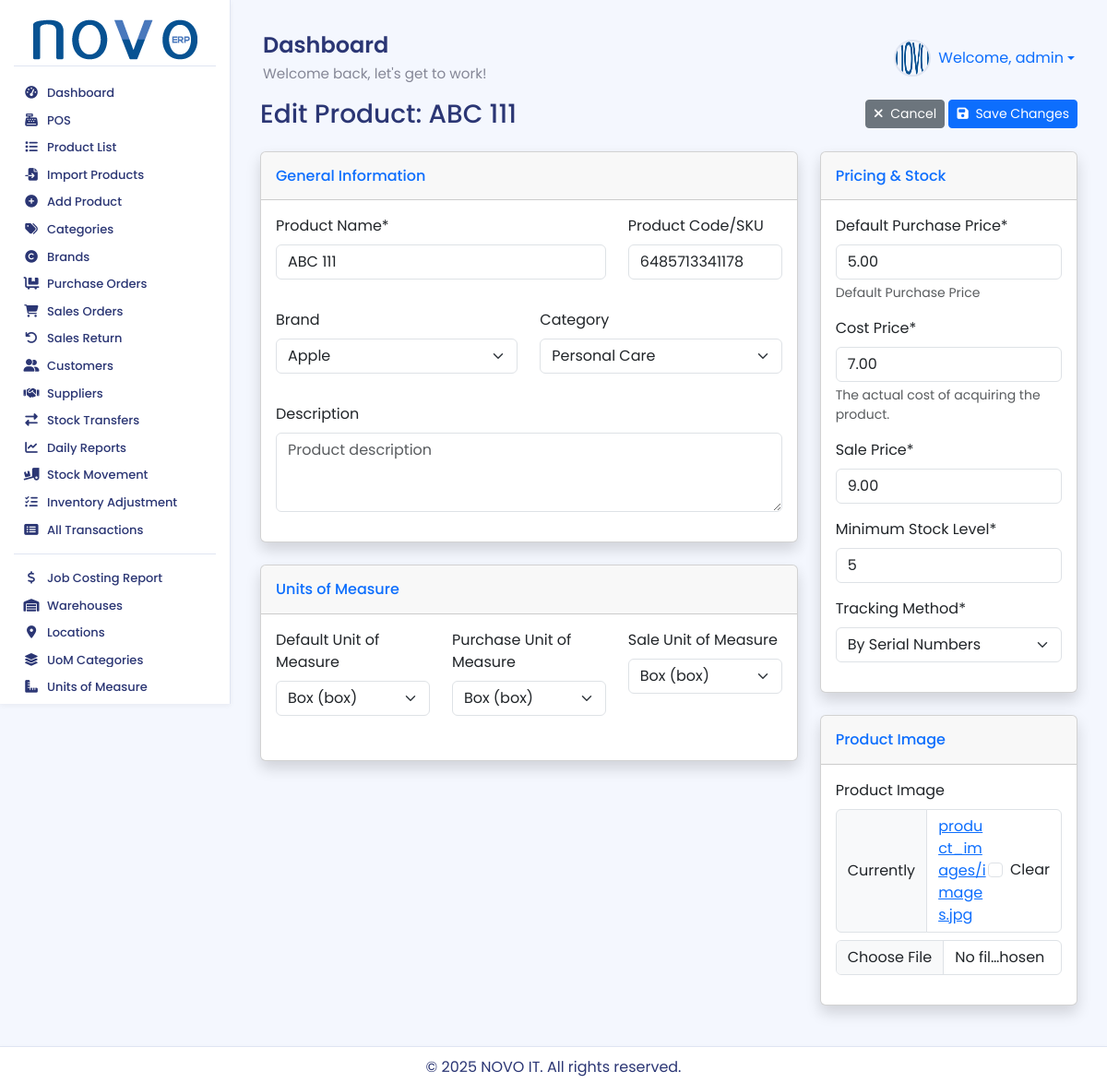
The page /products/products/1/edit/ (signed in) on the database its author committed.
### accounts/models.py (models this page shows, shortened)
class User(AbstractUser):
    warehouse = models.ForeignKey(
        Warehouse,
        on_delete=models.SET_NULL,
        null=True,
        blank=True,
        related_name='users', # এই গুদামের সাথে যুক্ত ইউজারদের সহজে খুঁজে পাওয়ার জন্য
        verbose_name="Assigned Warehouse" # অ্যাডমিন প্যানেলে প্রদর্শনের জন্য
    )
    class Meta:
        verbose_name = "User"
        verbose_name_plural = "Users"

### products/models.py (models this page shows, shortened)
class Product(models.Model):
    TRACKING_CHOICES = [
        ('none', 'Not Tracked'),
        ('lot', 'By Lots/Batches'),
        ('serial', 'By Serial Numbers'),
    ]
    tracking_method = models.CharField(max_length=10, choices=TRACKING_CHOICES, default='none', verbose_name="Tracking Method")
    product_code = models.CharField(max_length=100, unique=True, blank=True, null=True, verbose_name="Product Code/SKU")
    name = models.CharField(max_length=200, unique=True)
    category = models.ForeignKey(Category, on_delete=models.SET_NULL, null=True, blank=True)
    brand = models.ForeignKey(Brand, on_delete=models.SET_NULL, null=True, blank=True)
    supplier = models.ForeignKey('partners.Supplier', on_delete=models.SET_NULL, null=True, blank=True, related_name='products_supplied')
    description = models.TextField(blank=True, null=True)
    price = models.DecimalField(max_digits=10, decimal_places=2, help_text="Default Purchase Price")
    sale_price = models.DecimalField(max_digits=10, decimal_places=2, default=0.00)
    cost_price = models.DecimalField(
        max_digits=10,
        decimal_places=2,
        default=0.00,
        help_text="The actual cost of acquiring the product."
    )
    min_stock_level = models.PositiveIntegerField(default=5)
    image = models.ImageField(upload_to='product_images/', blank=True, null=True)
    barcode = models.ImageField(upload_to='barcodes/', blank=True, null=True, verbose_name="Barcode Image")
    unit_of_measure = models.ForeignKey(UnitOfMeasure, on_delete=models.SET_NULL, null=True, blank=True, related_name='products_by_uom')
    purchase_unit_of_measure = models.ForeignKey(UnitOfMeasure, on_delete=models.SET_NULL, null=True, blank=True, related_name='products_by_purchase_uom')
    sale_unit_of_measure = models.ForeignKey(UnitOfMeasure, on_delete=models.SET_NULL, null=True, blank=True, related_name='products_by_sale_uom')
    STATUS_CHOICES = [('in_stock', 'In Stock'), ('low_stock', 'Low Stock'), ('out_of_stock', 'Out of Stock')]
    status = models.CharField(max_length=20, choices=STATUS_CHOICES, default='out_of_stock')
    is_active = models.BooleanField(default=True)
    created_at = models.DateTimeField(auto_now_add=True)
    updated_at = models.DateTimeField(auto_now=True)
    class Meta:
        db_table = 'inventory_product'
        verbose_name_plural = "Products"

### products/views.py (the view)
# urls.py: path('products/<int:pk>/edit/', views.edit_product, name='edit_product'),
@login_required
@permission_required('products.change_product', login_url='/admin/')
def edit_product(request, pk):
    product = get_object_or_404(Product, pk=pk)
    if request.method == 'POST':
        form = ProductForm(request.POST, request.FILES, instance=product)
        if form.is_valid():
            form.save()
            return redirect('products:product_list')
    else:
        form = ProductForm(instance=product)
    return render(request, 'products/edit_product.html', {'form': form, 'title': f'Edit Product: {product.name}'})

### products/models.py (called while the page is built)
    def __str__(self):
        return self.name

    def __str__(self):
        return self.name

    def __str__(self):
        if self.short_code:
            return f"{self.name} ({self.short_code})"
        return self.name

### products/templates/products/edit_product.html (shortened to what this page needs)
{% extends 'base.html' %}
{% load crispy_forms_tags %}
{% block content %}
<div class="container-fluid">
    <form method="post" enctype="multipart/form-data">
        <div class="d-sm-flex align-items-center justify-content-between mb-4">
            <h1 class="h3 mb-0 text-gray-800">{{ title }}</h1>
            <div>
                <a href="{% url 'products:product_list' %}" class="btn btn-secondary btn-sm">
                    <i class="fas fa-times me-1"></i> Cancel
                </a>
                <button type="submit" class="btn btn-primary btn-sm">
                    <i class="fas fa-save me-1"></i> Save Changes
                </button>
            </div>
        </div>
        <div class="row">
            <div class="col-lg-8">
                <div class="card shadow mb-4">
                    <div class="card-header py-3">
                        <h6 class="m-0 font-weight-bold text-primary">General Information</h6>
                    </div>
                    <div class="card-body">
                        <div class="row">
                            <div class="col-md-8 mb-3">{{ form.name|as_crispy_field }}</div>
                            <div class="col-md-4 mb-3">{{ form.product_code|as_crispy_field }}</div>
                        </div>
                        <div class="row">
                            <div class="col-md-6 mb-3">{{ form.brand|as_crispy_field }}</div>
                            <div class="col-md-6 mb-3">{{ form.category|as_crispy_field }}</div>
                        </div>
                        <div class="mb-3">{{ form.description|as_crispy_field }}</div>
                    </div>
                </div>
                <div class="card shadow mb-4">
                    <div class="card-header py-3">
                        <h6 class="m-0 font-weight-bold text-primary">Units of Measure</h6>
                    </div>
                    <div class="card-body">
                        <div class="row">
                            <div class="col-md-4 mb-3">{{ form.unit_of_measure|as_crispy_field }}</div>
                            <div class="col-md-4 mb-3">{{ form.purchase_unit_of_measure|as_crispy_field }}</div>
                            <div class="col-md-4 mb-3">{{ form.sale_unit_of_measure|as_crispy_field }}</div>
                        </div>
                    </div>
                </div>
            </div>
            <div class="col-lg-4">
                <div class="card shadow mb-4">
                    <div class="card-header py-3">
                        <h6 class="m-0 font-weight-bold text-primary">Pricing & Stock</h6>
                    </div>
                    <div class="card-body">
                        <div class="mb-3">{{ form.price|as_crispy_field }}</div>
                        <div class="mb-3">{{ form.cost_price|as_crispy_field }}</div> <div class="mb-3">{{ form.sale_price|as_crispy_field }}</div>
                        <div class="mb-3">{{ form.min_stock_level|as_crispy_field }}</div>
                        <div class="mb-3">{{ form.tracking_method|as_crispy_field }}</div>
                    </div>
                </div>
                <div class="card shadow mb-4">
                    <div class="card-header py-3">
                        <h6 class="m-0 font-weight-bold text-primary">Product Image</h6>
                    </div>
                    <div class="card-body">
                        {{ form.image|as_crispy_field }}
                    </div>
                </div>
            </div>
        </div>
    </form>
</div>
{% endblock %}

### inventory_system/templates/base.html (shortened to what this page needs)
{% load static %}
<!DOCTYPE html>
<html lang="en">
<head>
    <link href="https://cdn.jsdelivr.net/npm/select2@4.1.0-rc.0/dist/css/select2.min.css" rel="stylesheet" />
    <link href="https://cdn.jsdelivr.net/npm/bootstrap@5.3.3/dist/css/bootstrap.min.css" rel="stylesheet">
    <link rel="stylesheet" href="https://cdnjs.cloudflare.com/ajax/libs/font-awesome/6.4.0/css/all.min.css">
    <link rel="stylesheet" href="{% static 'css/style.css' %}">
</head>
<body>
<div class="wrapper">
    {% if user.is_authenticated %}
    <aside class="sidebar-nav">
        <div class="sidebar-header">
            <a href="{% url 'dashboard' %}">
                <img src="{% static 'images/logo.png' %}" alt="NOVO ERP Logo">
            </a>
        </div>
        <ul class="sidebar-menu">
            {% with user.groups.all|join:", " as user_groups %}
            {% if 'POS Sales Staff' in user_groups %}
                <li><a href="{% url 'pos:pos_view' %}"><i class="fas fa-cash-register fa-fw"></i> <span>POS</span></a></li>
                <li><a href="{% url 'products:product_list' %}"><i class="fas fa-list fa-fw"></i> <span>Product List</span></a></li>
            {% elif user.is_superuser %}
                <li><a href="{% url 'dashboard' %}"><i class="fas fa-tachometer-alt fa-fw"></i> <span>Dashboard</span></a></li>
                <li><a href="{% url 'pos:pos_view' %}"><i class="fas fa-cash-register fa-fw"></i> <span>POS</span></a></li>
                <li><a href="{% url 'products:product_list' %}"><i class="fas fa-list fa-fw"></i> <span>Product List</span></a></li>
                <li><a href="{% url 'products:import_products' %}"><i class="fas fa-file-import fa-fw"></i> <span>Import Products</span></a></li>
                <li><a href="{% url 'products:add_product' %}"><i class="fas fa-plus-circle fa-fw"></i> <span>Add Product</span></a></li>
                <li><a href="{% url 'products:category_list' %}"><i class="fas fa-tags fa-fw"></i> <span>Categories</span></a></li>
                <li><a href="{% url 'products:brand_list' %}"><i class="fas fa-copyright fa-fw"></i> <span>Brands</span></a></li>
                <li><a href="{% url 'purchase:purchase_order_list' %}"><i class="fas fa-dolly-flatbed fa-fw"></i> <span>Purchase Orders</span></a></li>
                <li><a href="{% url 'sales:sales_order_list' %}"><i class="fas fa-shopping-cart fa-fw"></i> <span>Sales Orders</span></a></li>
                <li><a href="{% url 'sales:create_sales_return' %}"><i class="fas fa-undo fa-fw"></i> <span>Sales Return</span></a></li>
                <li><a href="{% url 'partners:customer_list' %}"><i class="fas fa-user-friends fa-fw"></i> <span>Customers</span></a></li>
                <li><a href="{% url 'partners:supplier_list' %}"><i class="fas fa-handshake fa-fw"></i> <span>Suppliers</span></a></li>
                <li><a href="{% url 'purchase:stock_transfer_request_list' %}"><i class="fas fa-exchange-alt fa-fw"></i> <span>Stock Transfers</span></a></li>
                <li><a href="{% url 'reports:daily_sales_report' %}"><i class="fas fa-chart-line fa-fw"></i> <span>Daily Reports</span></a></li>
                <li><a href="{% url 'stock:stock_movement_report' %}"><i class="fas fa-truck-loading fa-fw"></i> <span>Stock Movement</span></a></li>
                <li><a href="{% url 'stock:inventory_adjustment' %}"><i class="fas fa-tasks fa-fw"></i> <span>Inventory Adjustment</span></a></li>
                <li><a href="{% url 'stock:transaction_list' %}"><i class="fas fa-list-alt fa-fw"></i> <span>All Transactions</span></a></li>
                <div class="sidebar-divider"></div>
                <li><a href="{% url 'costing:job_costing_report' %}"><i class="fas fa-dollar-sign fa-fw"></i> <span>Job Costing Report</span></a></li>
                <li><a href="{% url 'stock:warehouse_list' %}"><i class="fas fa-warehouse fa-fw"></i> <span>Warehouses</span></a></li>
                <li><a href="{% url 'stock:location_list' %}"><i class="fas fa-map-marker-alt fa-fw"></i> <span>Locations</span></a></li>
                <li><a href="{% url 'products:uom_category_list' %}"><i class="fas fa-layer-group fa-fw"></i> <span>UoM Categories</span></a></li>
                <li><a href="{% url 'products:unit_of_measure_list' %}"><i class="fas fa-ruler-combined fa-fw"></i> <span>Units of Measure</span></a></li>
                <li><a href="{% url 'management:backup_restore' %}"> <span>Backup/Restore</span></a></li>
            {% endif %}
            {% endwith %}
        </ul>
    </aside>
    {% endif %}
    <div class="main-content">
        {% if user.is_authenticated %}
        <header class="header">
            <div class="header-title">
                <h1>{% block page_title %}Dashboard{% endblock %}</h1>
                <p>Welcome back, let's get to work!</p>
            </div>
            <div class="d-flex align-items-center">
                <div class="user-profile dropdown">
                    <a href="#" class="dropdown-toggle text-decoration-none d-flex align-items-center" data-bs-toggle="dropdown" aria-expanded="false">
                        <img src="{% static 'images/default_avatar.png' %}" alt="Avatar" class="me-2"> Welcome, {{ user.username }}
                    </a>
                </div>
            </div>
        </header>
        {% endif %}
        <main>
            {% block content %}{% endblock %}
        </main>
        <footer class="footer">
            <p>&copy; {% now "Y" %} NOVO IT. All rights reserved.</p>
        </footer>
    </div>
</div>
</body>
</html>

### static/css/style.css (style rules this page uses)
:root { --primary: hsl(185, 75%, 43%); --success: #1cc88a; --info: #36b9cc; --warning: #f6c23e; --danger: #e74a3b; --text: #2B3674; --muted: #858796; --bg: #F4F7FE; --card: #FFFFFF; --border: #E0E5F2; --sidebar-text: #2B3674; --sidebar-active-bg: #4e73df; --sidebar-hover-bg: rgba(78, 115, 223, 0.1); --shadow-sm: 0 2px 6px rgba(0, 0, 0, 0.05); --shadow-md: 0 4px 12px rgba(0, 0, 0, 0.08); --transition-fast: 0.2s ease; --transition-smooth: 0.3s ease; }
body { font-family: 'Poppins', sans-serif; background-color: var(--bg); color: var(--text); display: flex; flex-direction: column; min-height: 100vh; margin: 0; overflow-x: hidden; }
.wrapper { flex: 1; display: flex; flex-direction: row; }
.sidebar-nav { width: 250px; background: var(--card); border-right: 1px solid var(--border); padding: 15px; transition: width var(--transition-fast); box-shadow: var(--shadow-sm); height: calc(100vh - 37px); position: sticky; top: 0; overflow-y: auto; display: flex; flex-direction: column; }
.sidebar-header { padding: 5px 5px; border-bottom: 1px solid var(--border); text-align: center; }
.sidebar-header a img { width: 100%; max-width: 180px; height: auto; object-fit: contain; }
.sidebar-menu { list-style: none; padding: 0; margin: 15px 0 0; flex: 1 1 auto; }
.sidebar-nav::after { content: ''; padding-bottom: 20px; }
.sidebar-menu li { margin-bottom: 2px; }
.sidebar-menu a { display: flex; align-items: center; padding: 6px 10px; border-radius: 8px; color: var(--sidebar-text); text-decoration: none; font-weight: 500; font-size: 13px; line-height: 1.2; transition: background-color var(--transition-smooth), transform var(--transition-fast), box-shadow var(--transition-fast); }
.sidebar-menu a i { margin-right: 8px; width: 18px; text-align: center; font-size: 0.85rem; transition: color var(--transition-fast); }
.sidebar-menu a span { white-space: nowrap; overflow: hidden; text-overflow: ellipsis; }
.sidebar-divider { height: 1px; background-color: var(--border); margin: 12px 0; }
.header { display: flex; justify-content: space-between; align-items: center; padding: 15px 15px; }
.header-title h1 { margin: 0; font-size: 1.5rem; font-weight: 600; }
.header-title p { margin: 5px 0 0; color: var(--muted); font-size: 0.95rem; }
.user-profile { display: flex; align-items: center; }
.user-profile img { width: 40px; height: 40px; border-radius: 50%; margin-right: 10px; border: 2px solid var(--border); }
.main-content { flex: 1; padding: 20px; padding-bottom: 60px; overflow-y: auto; background-color: var(--bg); }
.footer { position: fixed; bottom: 0; left: 0; width: 100%; height: 40px; background-color: var(--card); color: var(--text); text-align: center; padding: 10px; border-top: 1px solid var(--border); box-shadow: var(--shadow-sm); z-index: 1000; }

### rows shown on the page
User: username "admin"
Product: name "ABC 111", product_code "6485713341178", brand "Apple", category "Personal Care", unit_of_measure "Box (box)", purchase_unit_of_measure "Box (box)", sale_unit_of_measure "Box (box)", price "5.00", cost_price "7.00", sale_price "9.00", min_stock_level "5", tracking_method "By Serial Numbers"

### other values the page prints
{{ title }} "Edit Product: ABC 111"
